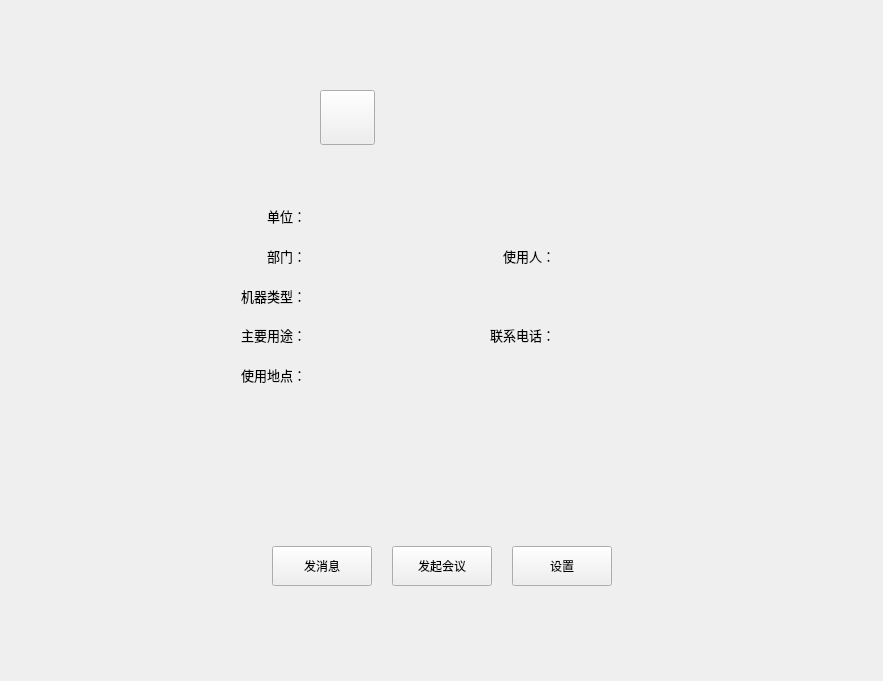
<?xml version="1.0" encoding="UTF-8"?>
<ui version="4.0">
 <class>WinContactsInfo</class>
 <widget class="QWidget" name="WinContactsInfo">
  <property name="geometry">
   <rect>
    <x>0</x>
    <y>0</y>
    <width>883</width>
    <height>681</height>
   </rect>
  </property>
  <property name="windowTitle">
   <string>WinContactsInfo</string>
  </property>
  <layout class="QVBoxLayout" name="verticalLayout" stretch="5,1">
   <property name="spacing">
    <number>0</number>
   </property>
   <property name="leftMargin">
    <number>0</number>
   </property>
   <property name="topMargin">
    <number>0</number>
   </property>
   <property name="rightMargin">
    <number>0</number>
   </property>
   <property name="bottomMargin">
    <number>0</number>
   </property>
   <item>
    <widget class="QWidget" name="centerWidget" native="true">
     <widget class="QWidget" name="formLayoutWidget">
      <property name="geometry">
       <rect>
        <x>180</x>
        <y>190</y>
        <width>511</width>
        <height>211</height>
       </rect>
      </property>
      <layout class="QGridLayout" name="gridLayout">
       <property name="spacing">
        <number>10</number>
       </property>
       <item row="4" column="0">
        <widget class="QLabel" name="label1_9">
         <property name="font">
          <font>
           <pointsize>10</pointsize>
           <weight>50</weight>
           <bold>false</bold>
          </font>
         </property>
         <property name="text">
          <string>使用地点：</string>
         </property>
         <property name="alignment">
          <set>Qt::AlignRight|Qt::AlignTrailing|Qt::AlignVCenter</set>
         </property>
        </widget>
       </item>
       <item row="1" column="0">
        <widget class="QLabel" name="label1_6">
         <property name="font">
          <font>
           <pointsize>10</pointsize>
           <weight>50</weight>
           <bold>false</bold>
          </font>
         </property>
         <property name="text">
          <string>部门：</string>
         </property>
         <property name="alignment">
          <set>Qt::AlignRight|Qt::AlignTrailing|Qt::AlignVCenter</set>
         </property>
        </widget>
       </item>
       <item row="0" column="0">
        <widget class="QLabel" name="label">
         <property name="font">
          <font>
           <pointsize>10</pointsize>
           <weight>50</weight>
           <bold>false</bold>
          </font>
         </property>
         <property name="text">
          <string>单位：</string>
         </property>
         <property name="alignment">
          <set>Qt::AlignRight|Qt::AlignTrailing|Qt::AlignVCenter</set>
         </property>
        </widget>
       </item>
       <item row="2" column="0">
        <widget class="QLabel" name="label1_7">
         <property name="font">
          <font>
           <pointsize>10</pointsize>
           <weight>50</weight>
           <bold>false</bold>
          </font>
         </property>
         <property name="text">
          <string>机器类型：</string>
         </property>
         <property name="alignment">
          <set>Qt::AlignRight|Qt::AlignTrailing|Qt::AlignVCenter</set>
         </property>
        </widget>
       </item>
       <item row="3" column="0">
        <widget class="QLabel" name="label1_8">
         <property name="font">
          <font>
           <pointsize>10</pointsize>
           <weight>50</weight>
           <bold>false</bold>
          </font>
         </property>
         <property name="text">
          <string>主要用途：</string>
         </property>
         <property name="alignment">
          <set>Qt::AlignRight|Qt::AlignTrailing|Qt::AlignVCenter</set>
         </property>
        </widget>
       </item>
       <item row="0" column="1">
        <widget class="QLabel" name="label1">
         <property name="font">
          <font>
           <pointsize>10</pointsize>
          </font>
         </property>
         <property name="text">
          <string/>
         </property>
        </widget>
       </item>
       <item row="1" column="2">
        <widget class="QLabel" name="label1_10">
         <property name="font">
          <font>
           <pointsize>10</pointsize>
           <weight>50</weight>
           <bold>false</bold>
          </font>
         </property>
         <property name="text">
          <string>使用人：</string>
         </property>
         <property name="alignment">
          <set>Qt::AlignRight|Qt::AlignTrailing|Qt::AlignVCenter</set>
         </property>
        </widget>
       </item>
       <item row="3" column="2">
        <widget class="QLabel" name="label1_11">
         <property name="font">
          <font>
           <pointsize>10</pointsize>
           <weight>50</weight>
           <bold>false</bold>
          </font>
         </property>
         <property name="text">
          <string>联系电话：</string>
         </property>
         <property name="alignment">
          <set>Qt::AlignRight|Qt::AlignTrailing|Qt::AlignVCenter</set>
         </property>
        </widget>
       </item>
       <item row="1" column="1">
        <widget class="QLabel" name="label2">
         <property name="font">
          <font>
           <pointsize>10</pointsize>
          </font>
         </property>
         <property name="text">
          <string/>
         </property>
        </widget>
       </item>
       <item row="2" column="1">
        <widget class="QLabel" name="label3">
         <property name="font">
          <font>
           <pointsize>10</pointsize>
          </font>
         </property>
         <property name="text">
          <string/>
         </property>
        </widget>
       </item>
       <item row="3" column="1">
        <widget class="QLabel" name="label4">
         <property name="font">
          <font>
           <pointsize>10</pointsize>
          </font>
         </property>
         <property name="text">
          <string/>
         </property>
        </widget>
       </item>
       <item row="4" column="1">
        <widget class="QLabel" name="label5">
         <property name="font">
          <font>
           <pointsize>10</pointsize>
          </font>
         </property>
         <property name="text">
          <string/>
         </property>
        </widget>
       </item>
       <item row="1" column="3">
        <widget class="QLabel" name="label6">
         <property name="font">
          <font>
           <pointsize>10</pointsize>
          </font>
         </property>
         <property name="text">
          <string/>
         </property>
        </widget>
       </item>
       <item row="3" column="3">
        <widget class="QLabel" name="label7">
         <property name="font">
          <font>
           <pointsize>10</pointsize>
          </font>
         </property>
         <property name="text">
          <string/>
         </property>
        </widget>
       </item>
      </layout>
     </widget>
     <widget class="QLabel" name="labelGroup">
      <property name="geometry">
       <rect>
        <x>380</x>
        <y>120</y>
        <width>271</width>
        <height>21</height>
       </rect>
      </property>
      <property name="text">
       <string/>
      </property>
     </widget>
     <widget class="QLabel" name="labelName">
      <property name="geometry">
       <rect>
        <x>380</x>
        <y>90</y>
        <width>271</width>
        <height>21</height>
       </rect>
      </property>
      <property name="text">
       <string/>
      </property>
     </widget>
     <widget class="QPushButton" name="headIcoBtn">
      <property name="geometry">
       <rect>
        <x>320</x>
        <y>90</y>
        <width>55</width>
        <height>55</height>
       </rect>
      </property>
      <property name="sizePolicy">
       <sizepolicy hsizetype="Fixed" vsizetype="Fixed">
        <horstretch>0</horstretch>
        <verstretch>0</verstretch>
       </sizepolicy>
      </property>
      <property name="minimumSize">
       <size>
        <width>55</width>
        <height>55</height>
       </size>
      </property>
      <property name="maximumSize">
       <size>
        <width>55</width>
        <height>55</height>
       </size>
      </property>
      <property name="text">
       <string/>
      </property>
      <property name="hasborder" stdset="0">
       <bool>true</bool>
      </property>
     </widget>
     <widget class="QLabel" name="idinfo">
      <property name="enabled">
       <bool>true</bool>
      </property>
      <property name="geometry">
       <rect>
        <x>350</x>
        <y>40</y>
        <width>271</width>
        <height>21</height>
       </rect>
      </property>
      <property name="text">
       <string/>
      </property>
     </widget>
    </widget>
   </item>
   <item>
    <widget class="QWidget" name="bottomWidget" native="true">
     <property name="minimumSize">
      <size>
       <width>0</width>
       <height>200</height>
      </size>
     </property>
     <property name="maximumSize">
      <size>
       <width>16777215</width>
       <height>200</height>
      </size>
     </property>
     <layout class="QHBoxLayout" name="horizontalLayout" stretch="0,0,0,0,0">
      <property name="spacing">
       <number>20</number>
      </property>
      <property name="leftMargin">
       <number>0</number>
      </property>
      <property name="topMargin">
       <number>0</number>
      </property>
      <property name="rightMargin">
       <number>0</number>
      </property>
      <property name="bottomMargin">
       <number>30</number>
      </property>
      <item>
       <spacer name="horizontalSpacer">
        <property name="orientation">
         <enum>Qt::Horizontal</enum>
        </property>
        <property name="sizeHint" stdset="0">
         <size>
          <width>40</width>
          <height>20</height>
         </size>
        </property>
       </spacer>
      </item>
      <item>
       <widget class="QPushButton" name="btnSendMsg">
        <property name="minimumSize">
         <size>
          <width>100</width>
          <height>40</height>
         </size>
        </property>
        <property name="maximumSize">
         <size>
          <width>100</width>
          <height>40</height>
         </size>
        </property>
        <property name="text">
         <string>发消息</string>
        </property>
       </widget>
      </item>
      <item>
       <widget class="QPushButton" name="benSendMeeting">
        <property name="minimumSize">
         <size>
          <width>100</width>
          <height>40</height>
         </size>
        </property>
        <property name="maximumSize">
         <size>
          <width>100</width>
          <height>40</height>
         </size>
        </property>
        <property name="text">
         <string>发起会议</string>
        </property>
       </widget>
      </item>
      <item>
       <widget class="QPushButton" name="setBtn">
        <property name="minimumSize">
         <size>
          <width>100</width>
          <height>40</height>
         </size>
        </property>
        <property name="maximumSize">
         <size>
          <width>100</width>
          <height>40</height>
         </size>
        </property>
        <property name="text">
         <string>设置</string>
        </property>
       </widget>
      </item>
      <item>
       <spacer name="horizontalSpacer_2">
        <property name="orientation">
         <enum>Qt::Horizontal</enum>
        </property>
        <property name="sizeHint" stdset="0">
         <size>
          <width>40</width>
          <height>20</height>
         </size>
        </property>
       </spacer>
      </item>
     </layout>
    </widget>
   </item>
  </layout>
 </widget>
 <layoutdefault spacing="6" margin="11"/>
 <resources/>
 <connections/>
</ui>
